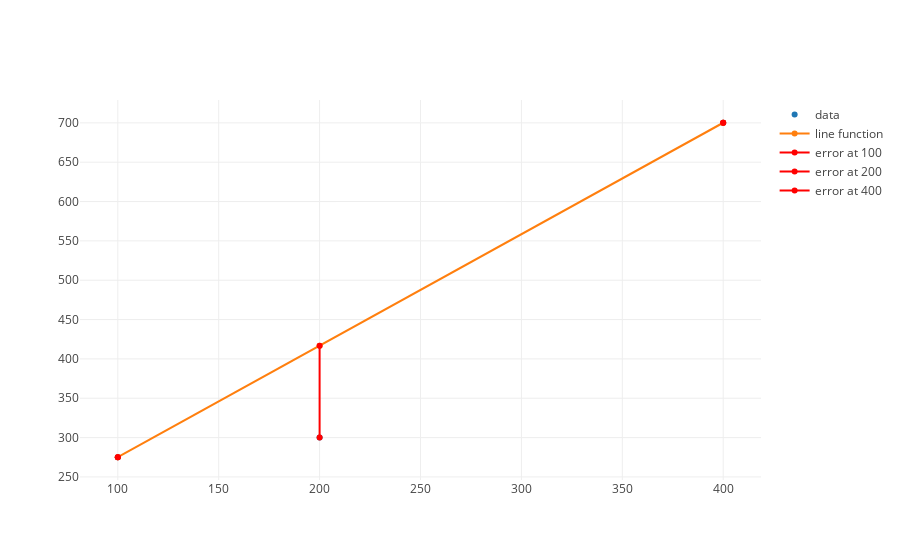

Notebook code cell kept with this figure:
### Markdown cell above
Ok, now we can add in our functions for displaying the errors for our graph.

### Code cell
from graph import trace, plot, line_function_trace

def y_actual(x, x_values, y_values):
    combined_values = list(zip(x_values, y_values))
    point_at_x = list(filter(lambda point: point[0] == x,combined_values))[0]
    return point_at_x[1]

def error_line_trace(x_values, y_values, m, b, x):
    y_hat = m*x + b
    y = y_actual(x, x_values, y_values)
    name = 'error at ' + str(x)
    error_value = y - y_hat
    return {'x': [x, x], 'y': [y, y_hat], 'mode': 'line', 'marker': {'color': 'red'}, 'name': name, 'text': [error_value], 'textposition':'right'}

def error_line_traces(x_values, y_values, m, b):
    return list(map(lambda x_value: error_line_trace(x_values, y_values, m, b, x_value), x_values))

errors = error_line_traces(budgets, revenues, 1.417, 133.33)
plot([scatter_trace, regression_trace, *errors])

### Figure 1 — Plotly figure (JSON) as saved in the notebook; plotly's stock layout.template omitted (floating-point values rounded to 4 significant figures)
{"data": [{"mode": "markers", "name": "data", "text": [], "x": [100, 200, 400], "y": [275, 300, 700]}, {"mode": "line", "name": "line function", "x": [100, 200, 400], "y": [275.0, 416.7, 700.1]}, {"marker": {"color": "red"}, "mode": "line", "name": "error at 100", "text": [-0.03], "textposition": "right", "x": [100, 100], "y": [275, 275.0]}, {"marker": {"color": "red"}, "mode": "line", "name": "error at 200", "text": [-116.7], "textposition": "right", "x": [200, 200], "y": [300, 416.7]}, {"marker": {"color": "red"}, "mode": "line", "name": "error at 400", "text": [-0.13], "textposition": "right", "x": [400, 400], "y": [700, 700.1]}], "layout": {}}
